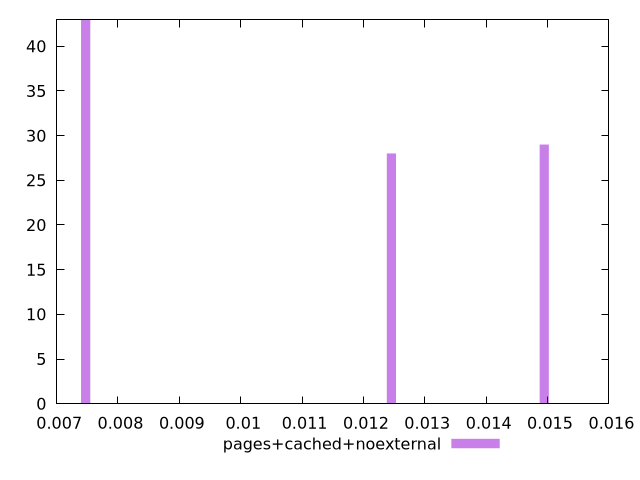

gnuplot code for this plot:
$_pagesCachedNoexternal <<EOF
0.007473435844343016 43
0.012455726407238361 28
0.014946871688686032 29
EOF
$_pagesCachedNoexternalNojs <<EOF
EOF
set key outside below
set terminal pngcairo
set output "report_00004_2020-11-02T20-21-41.718Z/largest-contentful-paint/largest-contentful-paint_pages+cached+noexternal_pages+cached+noexternal+nojs+hist.png"
set boxwidth 0.00014946871688686033
set style fill transparent solid 0.5 noborder
set yrange [0:43]
plot $_pagesCachedNoexternal title "pages+cached+noexternal" with boxes ,$_pagesCachedNoexternalNojs title "pages+cached+noexternal+nojs" with boxes ,
